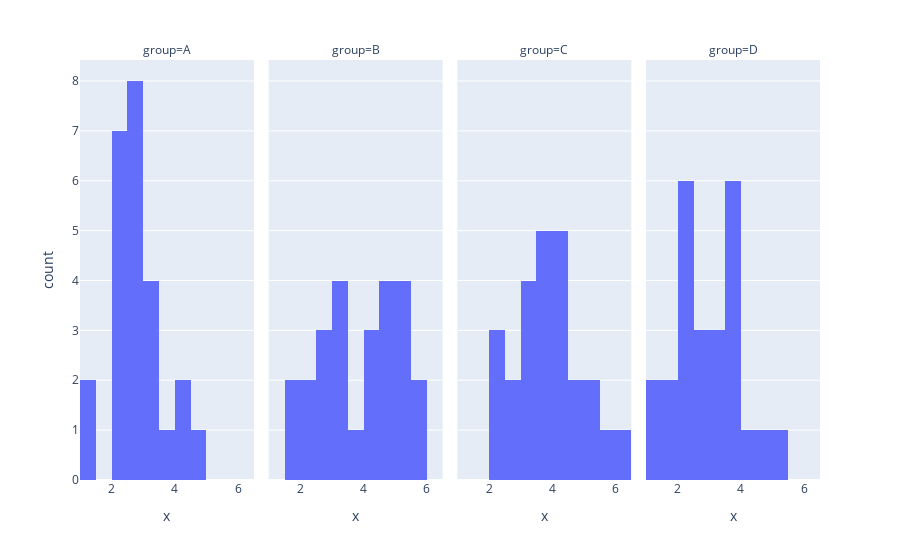

Notebook code for this chart:
### Code cell
# x histograms by group
plotly.offline.iplot(
    plotly.express.histogram(data1, x = "x", facet_col = "group")
)

### Figure 1 — Plotly figure (JSON) as saved in the notebook; plotly's stock layout.template omitted (floating-point values rounded to 4 significant figures)
{"data": [{"alignmentgroup": "True", "bingroup": "x", "hoverlabel": {"namelength": 0}, "hovertemplate": "group=A<br>x=%{x}<br>count=%{y}", "legendgroup": "", "marker": {"color": "#636efa"}, "name": "", "offsetgroup": "", "orientation": "v", "showlegend": false, "type": "histogram", "x": [2.147, 2.281, 2.745, 3.111, 2.627, 2.192, 2.477, 2.712, 2.122, 2.195, 2.701, 2.999, 1.339, 3.249, 3.084, 2.996, 2.978, 3.015, 3.779, 1.355, 2.192, 4.35, 4.434, 2.561, 4.899], "xaxis": "x", "yaxis": "y"}, {"alignmentgroup": "True", "bingroup": "x", "hoverlabel": {"namelength": 0}, "hovertemplate": "group=B<br>x=%{x}<br>count=%{y}", "legendgroup": "", "marker": {"color": "#636efa"}, "name": "", "offsetgroup": "", "orientation": "v", "showlegend": false, "type": "histogram", "x": [1.623, 3.439, 4.592, 2.429, 5.596, 4.844, 5.467, 5.108, 5.065, 4.908, 4.404, 3.045, 2.931, 2.866, 3.474, 5.579, 2.243, 5.138, 1.953, 4.213, 3.012, 2.874, 4.191, 3.536, 4.917], "xaxis": "x2", "yaxis": "y2"}, {"alignmentgroup": "True", "bingroup": "x", "hoverlabel": {"namelength": 0}, "hovertemplate": "group=C<br>x=%{x}<br>count=%{y}", "legendgroup": "", "marker": {"color": "#636efa"}, "name": "", "offsetgroup": "", "orientation": "v", "showlegend": false, "type": "histogram", "x": [5.048, 3.674, 3.701, 3.234, 4.321, 2.025, 6.255, 4.704, 3.018, 3.774, 2.239, 5.315, 3.5, 2.904, 4.256, 2.091, 4.085, 4.441, 3.254, 5.672, 2.695, 4.106, 3.936, 3.607, 4.964], "xaxis": "x3", "yaxis": "y3"}, {"alignmentgroup": "True", "bingroup": "x", "hoverlabel": {"namelength": 0}, "hovertemplate": "group=D<br>x=%{x}<br>count=%{y}", "legendgroup": "", "marker": {"color": "#636efa"}, "name": "", "offsetgroup": "", "orientation": "v", "showlegend": false, "type": "histogram", "x": [2.331, 2.356, 2.509, 4.138, 3.695, 3.082, 2.439, 3.115, 3.123, 1.344, 2.615, 3.597, 3.534, 3.641, 2.222, 4.983, 2.173, 2.263, 2.881, 1.978, 3.702, 5.274, 3.846, 1.854, 1.357], "xaxis": "x4", "yaxis": "y4"}], "layout": {"annotations": [{"showarrow": false, "text": "group=A", "x": 0.1175, "xanchor": "center", "xref": "paper", "y": 1, "yanchor": "bottom", "yref": "paper"}, {"showarrow": false, "text": "group=B", "x": 0.3725, "xanchor": "center", "xref": "paper", "y": 1, "yanchor": "bottom", "yref": "paper"}, {"showarrow": false, "text": "group=C", "x": 0.6275, "xanchor": "center", "xref": "paper", "y": 1, "yanchor": "bottom", "yref": "paper"}, {"showarrow": false, "text": "group=D", "x": 0.8825, "xanchor": "center", "xref": "paper", "y": 1, "yanchor": "bottom", "yref": "paper"}], "barmode": "relative", "legend": {"tracegroupgap": 0}, "margin": {"t": 60}, "xaxis": {"anchor": "y", "domain": [0, 0.235], "title": {"text": "x"}}, "xaxis2": {"anchor": "y2", "domain": [0.255, 0.49], "matches": "x", "title": {"text": "x"}}, "xaxis3": {"anchor": "y3", "domain": [0.51, 0.745], "matches": "x", "title": {"text": "x"}}, "xaxis4": {"anchor": "y4", "domain": [0.765, 1.0], "matches": "x", "title": {"text": "x"}}, "yaxis": {"anchor": "x", "domain": [0, 1], "title": {"text": "count"}}, "yaxis2": {"anchor": "x2", "domain": [0, 1], "matches": "y", "showticklabels": false}, "yaxis3": {"anchor": "x3", "domain": [0, 1], "matches": "y", "showticklabels": false}, "yaxis4": {"anchor": "x4", "domain": [0, 1], "matches": "y", "showticklabels": false}}}
